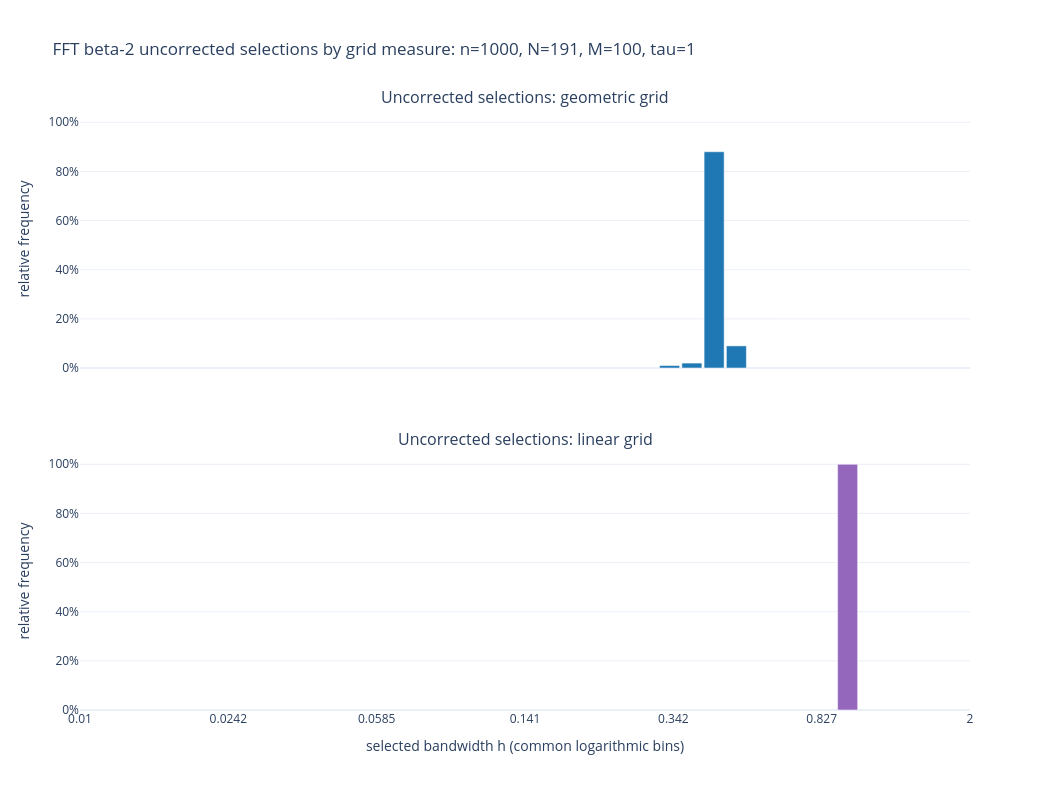

Source (notebook cell):
### Code cell
grid_comparison_log_edges = np.linspace(
    np.log10(grid_comparison_h_min),
    np.log10(grid_comparison_h_max),
    grid_comparison_histogram_bins + 1,
)
grid_comparison_log_centers = 0.5 * (
    grid_comparison_log_edges[:-1]
    + grid_comparison_log_edges[1:]
)
grid_comparison_log_width = (
    grid_comparison_log_edges[1] - grid_comparison_log_edges[0]
)

grid_comparison_geometric_histogram, _ = np.histogram(
    np.log10(grid_comparison_geometric_bandwidths),
    bins=grid_comparison_log_edges,
)
grid_comparison_linear_histogram, _ = np.histogram(
    np.log10(grid_comparison_linear_bandwidths),
    bins=grid_comparison_log_edges,
)
grid_comparison_geometric_relative = (
    grid_comparison_geometric_histogram / grid_comparison_M
)
grid_comparison_linear_relative = (
    grid_comparison_linear_histogram / grid_comparison_M
)
grid_comparison_maximum_frequency = max(
    float(grid_comparison_geometric_relative.max()),
    float(grid_comparison_linear_relative.max()),
)

grid_comparison_figure = make_subplots(
    rows=2,
    cols=1,
    shared_xaxes=True,
    subplot_titles=(
        "Uncorrected selections: geometric grid",
        "Uncorrected selections: linear grid",
    ),
    vertical_spacing=0.14,
)

for row, label, relative_frequencies, color in (
    (
        1,
        "geometric grid",
        grid_comparison_geometric_relative,
        "#1f77b4",
    ),
    (
        2,
        "linear grid",
        grid_comparison_linear_relative,
        "#9467bd",
    ),
):
    nonzero_bins = np.flatnonzero(relative_frequencies)
    grid_comparison_figure.add_trace(
        go.Bar(
            x=grid_comparison_log_centers[nonzero_bins],
            y=relative_frequencies[nonzero_bins],
            customdata=(
                10.0 ** grid_comparison_log_centers[nonzero_bins]
            ),
            width=0.9 * grid_comparison_log_width,
            marker=dict(
                color=color,
                line=dict(color="white", width=0.5),
            ),
            name=label,
            showlegend=False,
            hovertemplate=(
                f"{label}"
                "<br>bin center h=%{customdata:.6g}"
                "<br>relative frequency=%{y:.1%}<extra></extra>"
            ),
        ),
        row=row,
        col=1,
    )
    grid_comparison_figure.update_yaxes(
        title_text="relative frequency",
        range=[0.0, 1.05 * grid_comparison_maximum_frequency],
        tickformat=".0%",
        row=row,
        col=1,
    )

grid_comparison_tick_positions = np.linspace(
    np.log10(grid_comparison_h_min),
    np.log10(grid_comparison_h_max),
    7,
)
grid_comparison_tick_labels = [
    f"{10.0**position:.3g}"
    for position in grid_comparison_tick_positions
]
grid_comparison_figure.update_xaxes(
    range=[
        np.log10(grid_comparison_h_min),
        np.log10(grid_comparison_h_max),
    ],
    tickmode="array",
    tickvals=grid_comparison_tick_positions,
    ticktext=grid_comparison_tick_labels,
)
grid_comparison_figure.update_xaxes(
    title_text="selected bandwidth h (common logarithmic bins)",
    row=2,
    col=1,
)
grid_comparison_figure.update_layout(
    title=(
        f"FFT beta-2 uncorrected selections by grid measure: "
        f"n={grid_comparison_n}, N={grid_comparison_N}, "
        f"M={grid_comparison_M}, tau={grid_comparison_tau:g}"
    ),
    width=1050,
    height=800,
    template="plotly_white",
    margin=dict(t=110, b=90),
)
grid_comparison_figure.show()

### Figure 1 — Plotly figure (JSON) as saved in the notebook; plotly's stock layout.template omitted (floating-point values rounded to 4 significant figures)
{"data": [{"customdata": [0.3345, 0.3819, 0.436, 0.4977], "hovertemplate": "geometric grid<br>bin center h=%{customdata:.6g}<br>relative frequency=%{y:.1%}<extra></extra>", "marker": {"color": "#1f77b4", "line": {"color": "white", "width": 0.5}}, "name": "geometric grid", "showlegend": false, "type": "bar", "width": 0.05177, "x": [-0.4756, -0.418, -0.3605, -0.303], "xaxis": "x", "y": [0.01, 0.02, 0.88, 0.09], "yaxis": "y"}, {"customdata": [0.9652], "hovertemplate": "linear grid<br>bin center h=%{customdata:.6g}<br>relative frequency=%{y:.1%}<extra></extra>", "marker": {"color": "#9467bd", "line": {"color": "white", "width": 0.5}}, "name": "linear grid", "showlegend": false, "type": "bar", "width": 0.05177, "x": [-0.01536], "xaxis": "x2", "y": [1], "yaxis": "y2"}], "layout": {"annotations": [{"font": {"size": 16}, "showarrow": false, "text": "Uncorrected selections: geometric grid", "x": 0.5, "xanchor": "center", "xref": "paper", "y": 1, "yanchor": "bottom", "yref": "paper"}, {"font": {"size": 16}, "showarrow": false, "text": "Uncorrected selections: linear grid", "x": 0.5, "xanchor": "center", "xref": "paper", "y": 0.43, "yanchor": "bottom", "yref": "paper"}], "height": 800, "margin": {"b": 90, "t": 110}, "title": {"text": "FFT beta-2 uncorrected selections by grid measure: n=1000, N=191, M=100, tau=1"}, "width": 1050, "xaxis": {"anchor": "y", "domain": [0, 1], "matches": "x2", "range": [-2, 0.301], "showticklabels": false, "tickmode": "array", "ticktext": ["0.01", "0.0242", "0.0585", "0.141", "0.342", "0.827", "2"], "tickvals": [-2, -1.616, -1.233, -0.8495, -0.466, -0.08248, 0.301]}, "xaxis2": {"anchor": "y2", "domain": [0, 1], "range": [-2, 0.301], "tickmode": "array", "ticktext": ["0.01", "0.0242", "0.0585", "0.141", "0.342", "0.827", "2"], "tickvals": [-2, -1.616, -1.233, -0.8495, -0.466, -0.08248, 0.301], "title": {"text": "selected bandwidth h (common logarithmic bins)"}}, "yaxis": {"anchor": "x", "domain": [0.57, 1], "range": [0, 1.05], "tickformat": ".0%", "title": {"text": "relative frequency"}}, "yaxis2": {"anchor": "x2", "domain": [0, 0.43], "range": [0, 1.05], "tickformat": ".0%", "title": {"text": "relative frequency"}}}}
